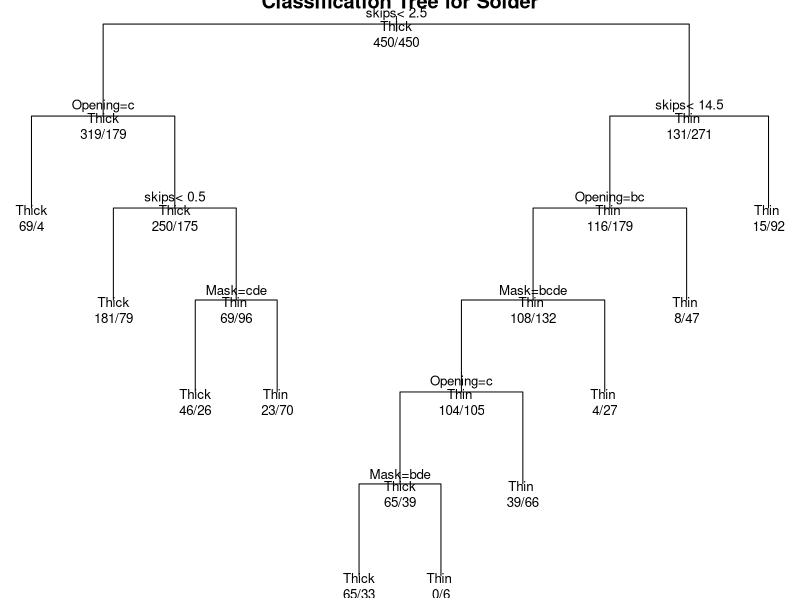
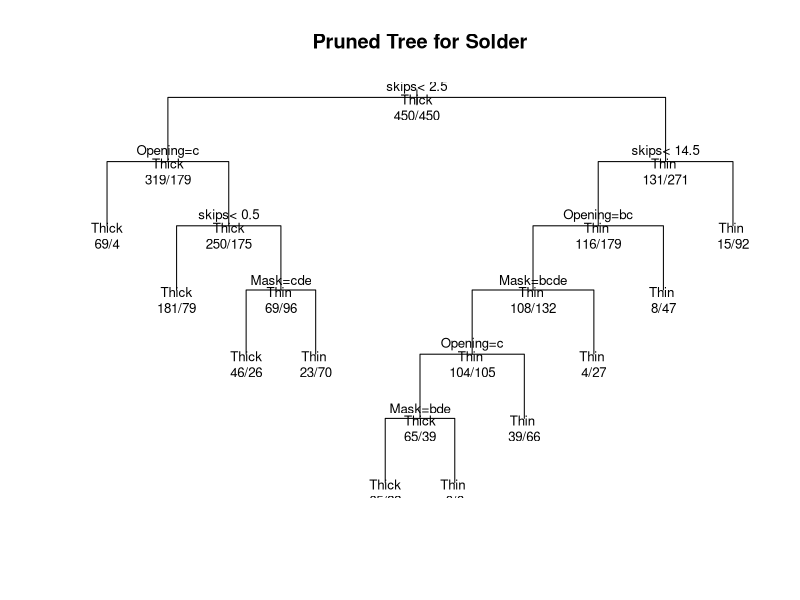
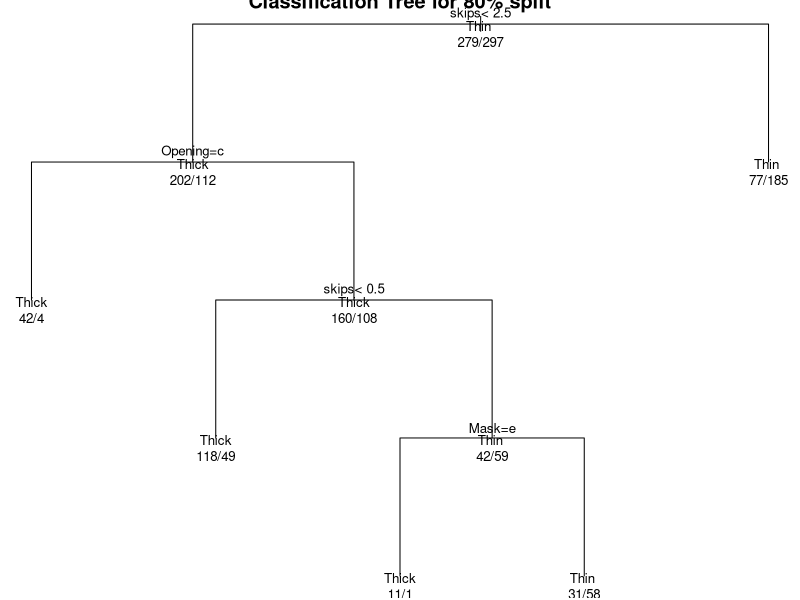
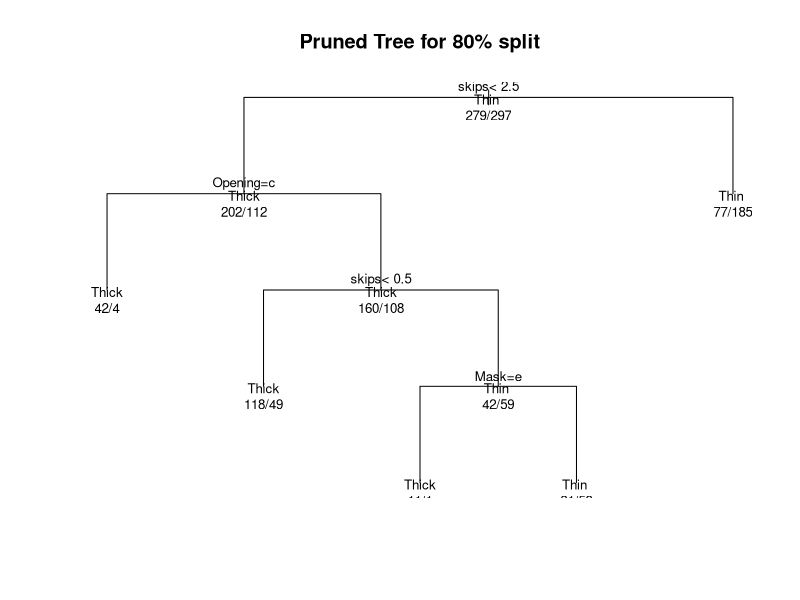
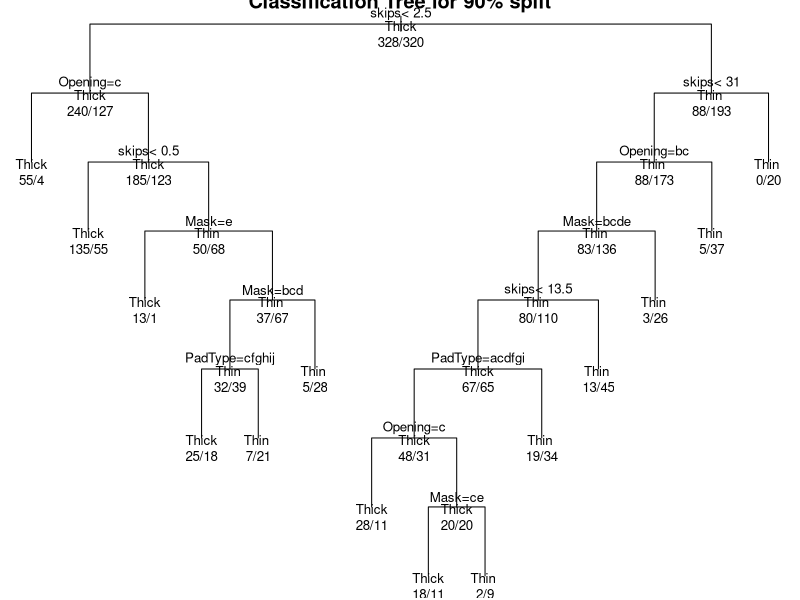
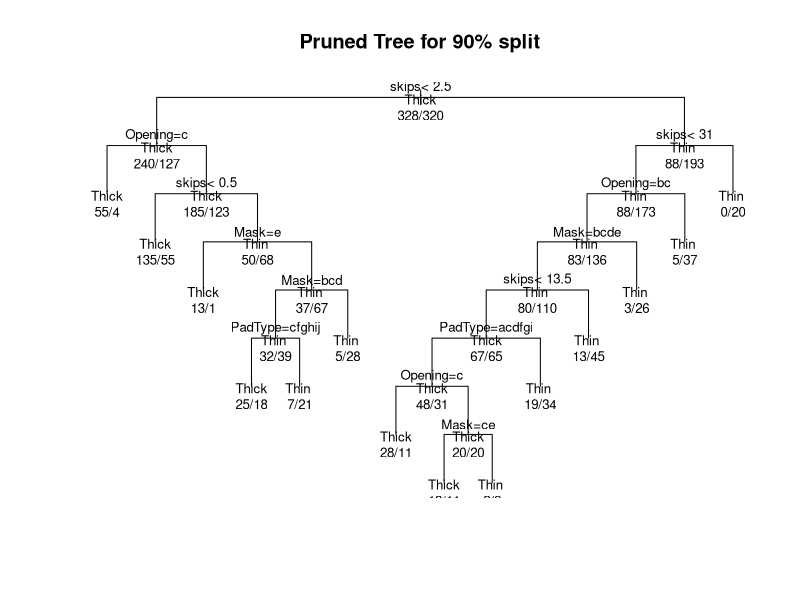

Here is the R script that generated these plots, in order:
#Author: Aditya Shibrady Padmanabha
#AXS142431

library(rpart)
data("solder")
classtrees <- rpart(Solder~., data = solder, method = "class", parms = list(split = 'information'), minsplit = 1, minbucket = 1)
print(classtrees)
classtrees$variable.importance
jpeg("solder.jpg")
par(mar = rep(0.1, 4))
plot(classtrees,uniform=TRUE,main="Classification Tree for Solder")
text(classtrees,use.n=TRUE, all=TRUE, cex=.8)
dev.off()
summary(classtrees)
printcp(classtrees)
treepruned <- prune(classtrees,cp=0.010000)
jpeg("solderprune.jpg")
plot(treepruned,uniform=TRUE,main="Pruned Tree for Solder")
text(treepruned,use.n=TRUE, all=TRUE, cex=.8)
dev.off()
nrow(solder)
training80 <- sample(nrow(solder),size =576 )
training_set80 <- solder[training80,]
test_set80 <- solder[-training80,]
traintree80 <- rpart(Solder~., data = training_set80, method = "class", parms = list(split = 'information'), minsplit = 1, minbucket = 1)
print(traintree80)
traintree80$variable.importance
jpeg("solder80.jpg")
par(mar = rep(0.1, 4))
plot(traintree80,uniform=TRUE,main="Classification Tree for 80% split")
text(traintree80,use.n=TRUE, all=TRUE, cex=.8)
dev.off()
summary(traintree80)
printcp(traintree80)
trianprune80 <- prune(traintree80,cp=0.010000)
jpeg("solderpurne80.jpg")
plot(trianprune80,uniform=TRUE,main="Pruned Tree for 80% split")
text(trianprune80,use.n=TRUE, all=TRUE, cex=.8)
dev.off()
predict80 <- predict(traintree80,test_set80,type = "class")
print(predict80)
accuracy<- table(predict80,test_set80$Solder)
sum(diag(accuracy))/sum(accuracy) *100
nrow(solder)
training90 <- sample(nrow(solder),size =648 )
training_set90 <- solder[training90,]
test_set90 <- solder[-training90,]
traintree90 <- rpart(Solder~., data = training_set90, method = "class", parms = list(split = 'information'), minsplit = 1, minbucket = 1)
print(traintree90)
traintree90$variable.importance
jpeg("solder90.jpg")
par(mar = rep(0.1, 4))
plot(traintree90,uniform=TRUE,main="Classification Tree for 90% split")
text(traintree90,use.n=TRUE, all=TRUE, cex=.8)
dev.off()
summary(traintree90)
printcp(traintree90)
trianprune90 <- prune(traintree90,cp=0.010000)
jpeg("solderpurne90.jpg")
plot(trianprune90,uniform=TRUE,main="Pruned Tree for 90% split")
text(trianprune90,use.n=TRUE, all=TRUE, cex=.8)
dev.off()
predict90 <- predict(traintree90,test_set90,type = "class")
print(predict90)
accuracy<- table(predict90,test_set90$Solder)
sum(diag(accuracy))/sum(accuracy) *100